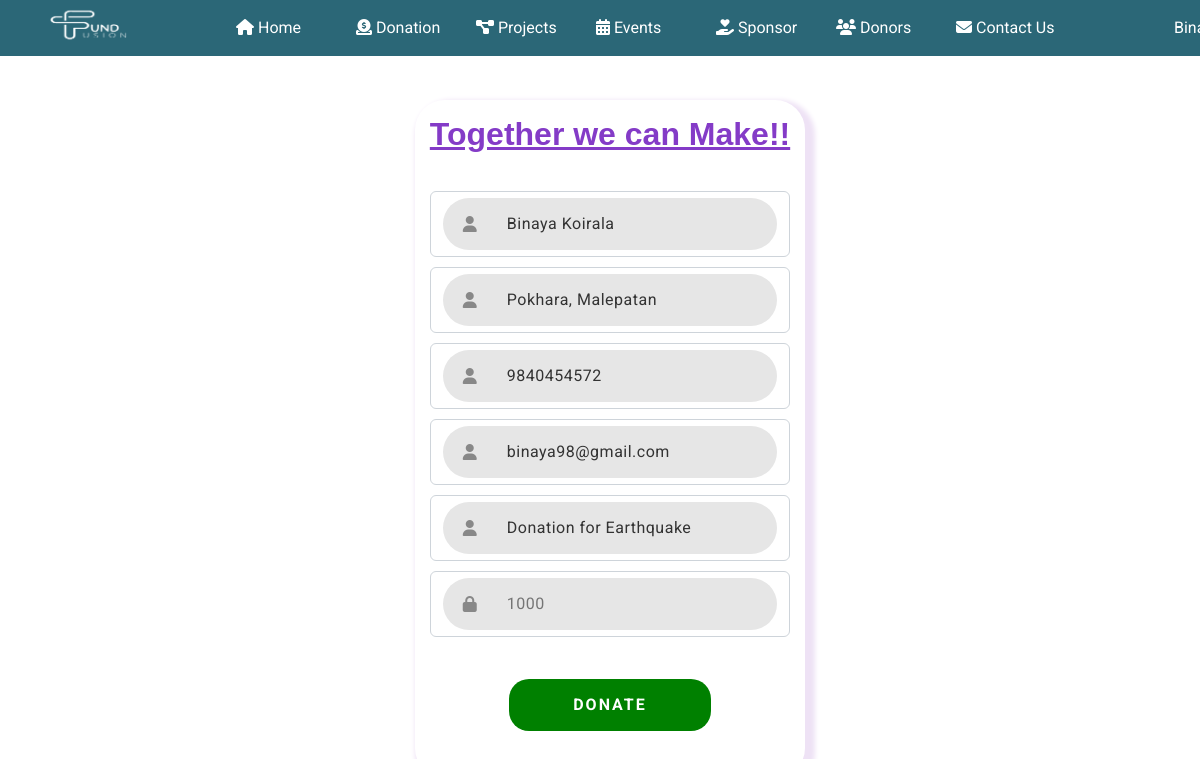
The page /Khalti/donate.php?title=1 (signed in) on the database its author committed.
### tables this page shows
CREATE TABLE IF NOT EXISTS `user` (
  `id` int(5) NOT NULL AUTO_INCREMENT,
  `name` varchar(50) NOT NULL,
  `address` varchar(50) NOT NULL,
  `Contact` bigint(20) NOT NULL,
  `email` varchar(200) NOT NULL,
  `password` varchar(50) NOT NULL,
  `role` varchar(20) NOT NULL,
  `profile_picture` varchar(255) NOT NULL DEFAULT 'member1.jpg',
  `status` varchar(10) NOT NULL,
  PRIMARY KEY (`id`)
);

CREATE TABLE IF NOT EXISTS `donation` (
  `id` int(5) NOT NULL AUTO_INCREMENT,
  `donation_name` varchar(50) DEFAULT NULL,
  `donation_image_url` varchar(50) DEFAULT NULL,
  `donation_description` text DEFAULT NULL,
  `donation_target` int(8) DEFAULT NULL,
  `donation_progress` int(6) DEFAULT NULL,
  PRIMARY KEY (`id`)
);

### Khalti/donate.php (the view, shortened to what this page needs)
<?php
include "../database/Db_Connection.php";
if (isset($_SESSION['name'])) {
    if (isset($_GET['title'])) {
        $title = urldecode($_GET['title']);
    } else {
        $title = '';
    }
    $name = $_SESSION['name'];
    $sql = "SELECT * FROM user WHERE name = '$name'";
    $result = mysqli_query($conn, $sql);
    if ($result) {
        if (mysqli_num_rows($result) > 0) {
            $row = mysqli_fetch_assoc($result);
            $address = $row['address'];
            $contact = $row['Contact'];
            $email = $row['email'];
        } else {
            echo "No matching records found.";
        }
    } else {
        echo "Error executing the query: " . mysqli_error($conn);
    }
    $sql2 = "SELECT * FROM donation WHERE id = '$title'";
    $result2 = mysqli_query($conn, $sql2);
    if ($result2) {
        if (mysqli_num_rows($result2) > 0) {
            $row2 = mysqli_fetch_assoc($result2);
            $donation_name = $row2['donation_name'];
        } else {
            echo "No matching records found.";
        }
    } else {
        echo "Error executing the query: " . mysqli_error($conn);
    }
} else {
    header('Location:../User/userlogin.php');
    exit();
}
?>
<!DOCTYPE html>
<html lang="en">
<head>
    <link rel="stylesheet" href="../css/donationEsewa.css">
    <link href="https://cdn.jsdelivr.net/npm/bootstrap@5.2.3/dist/css/bootstrap.min.css" rel="stylesheet">
    <link rel="stylesheet" href="../css/style.css">
</head>
<body>
    <?php
    @include('../Index/indexnav.php')
    ?>
    <section class="main">
        <div class="donation-container">
            <h2>Together we can Make!!</h2>
            <form class="donation-form" action="khalti.php" method="POST">
                <div class="form-control">
                    <input type="text" value="<?php echo $name; ?>" name="name">
                    <i class="fas fa-user"></i>
                </div>
                <div class="form-control">
                    <input type="text" value="<?php echo $address; ?>" name="address">
                    <i class="fas fa-user"></i>
                </div>
                <div class="form-control">
                    <input type="text" value="<?php echo $contact; ?>" name="contact">
                    <i class="fas fa-user"></i>
                </div>
                <div class="form-control">
                    <input type="text" value="<?php echo $email; ?>" name="email">
                    <i class="fas fa-user"></i>
                </div>
                <div class="form-control">
                    <input type="text" value="<?php echo $donation_name; ?>" name="donation_title">
                    <i class="fas fa-user"></i>
                </div>
                <div class="form-control">
                    <input type="number" placeholder="1000" name="Amount">
                    <i class="fas fa-lock"></i>
                </div>
                <button type="submit" class="submit" name="submit" value="submit">Donate</button>
            </form>
        </div>
    </section>
</body>
</html>

### css/donationEsewa.css (style rules this page uses)
section { display: flex; justify-content: center; align-items: center; flex-direction: column; }
.donation-container { max-width: 450px; padding: 24px; display: flex; flex-direction: column; align-items: center; }
h2 { padding-bottom: 30px; font-family: 'Franklin Gothic Medium', 'Arial Narrow', Arial, sans-serif; color: #843bc7; text-decoration: underline; }
.main { display: flex; justify-content: center; align-items: center; flex-direction: column; }
.main .donation-container { box-sizing: border-box; box-shadow: 5px 5px 5px 5px rgb(238, 226, 245); z-index: 5; border-radius: 30px; max-width: 450px; padding: 15px; margin-left: 20px; margin-top: 100px; }
.donation-form { width: 100%; display: flex; flex-direction: column; box-sizing: border-box; border-radius: 20px; }
.form-control { width: 100%; position: relative; margin-bottom: 10px; box-sizing: border-box; border-radius: 20px; }
input, button { border: none; outline: none; border-radius: 30px; font-size: 1.1em; }
input { width: 100%; background: #e6e6e6; color: #333; letter-spacing: 0.5px; padding: 14px 64px; }
input ~ i { position: absolute; left: 32px; top: 50%; transform: translateY(-50%); color: #888; transition: color 0.4s; }
button.submit { color: #fff; padding: 14px 64px; margin: 32px auto; text-transform: uppercase; letter-spacing: 2px; font-weight: bold; background-color: green; cursor: pointer; transition: opacity 0.4s; border-radius: 20px; }

### css/style.css (style rules this page uses)
* { margin: 0; padding: 0; scroll-behavior: smooth; box-sizing: border-box; width: auto; }
body { font-family: 'Roboto', sans-serif; }
h2 { text-align: center; font-weight: 600; }

### rows shown on the page
user: address "Pokhara, Malepatan", contact "9840454572", email "binaya98@gmail.com"
donation: donation_title "Donation for Earthquake"
